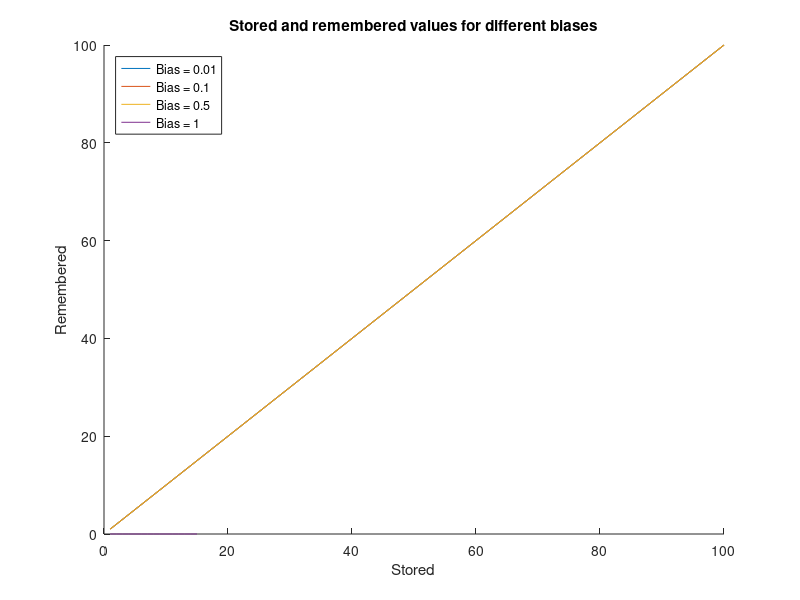

Reproduce this figure in MATLAB.
%% generate the data
clear all


%% testing

limit = 1000000;

noisebits = 0;

activity = 0.01;

bias = [0.01,0.1,0.5,1];

figure(1)
hold on
title('Stored and remembered values for different biases')
xlabel('Stored')
ylabel('Remembered')

for bia = bias
    disp("Bias: " + bia)
    
    p_train = [];
    p_test = [];
    p_test_true = [];
    
    w = zeros(100);
    
    nweights = 0;
    stop = 0;
    steps = 0;
    
    remembered = [];
    
    while stop < 15 && steps < 1000 && nweights < 1000
        steps = steps +1;
        
        %generating next loop
        p_new = zeros([1 100]);
        p_new(randperm(100,activity*100))=1;
        
        if steps == 1 || ~ismember(p_new,p_test_true,'rows')
            nweights = nweights + 1;
            p_test_true = [p_test_true; p_new];
        else
            continue
        end
        
        p_train = p_test_true;
        p_test = p_test_true;
        
        w = w + (p_new' - activity)*(p_new-activity);
        %w = w-diag(diag(w));
        
        [num_of_patterns, num_of_elements] = size(p_test);
        
        %noise
        %     pos = randi([1 1024],[nweights noisebits]);
        %     p_test(pos) = -p_test(pos);
        
        for p = 1:nweights
            converged = 0;
            epoch = 0;
            
            while converged == 0 && epoch<limit
                epoch = epoch + 1;
                %batch
                epoch = epoch + 1;
                update = 0.5 + 0.5*sign(w*p_test(p,:)' - bia)';
                check = (update == p_test(p,:));
                if sum(check)==numel(check)
                    converged = 1;
                else
                    p_test(p,:) = update;
                end
                
                %random unit
                %             unit = randi([1, num_of_elements]);
                %
                %             update = 0.5 + 0.5*(sign(w*p_test(p,:)') - 1)';
                %             p_test(p,unit) = update;
                %
                %             %checking
                %             update = sign(w*p_test(p,:)')';
                %             if sum(update == p_test(p,:))==1024
                %                 converged = 1;
                %             end
                %
            end
            
        end

        remembered(nweights) =sum(ismember(p_test,p_train,'rows'));
        
        if remembered(nweights) ==0
            stop = stop + 1;
        else
            stop = 0;
        end
        
    end
    
    plot(remembered)
    
end

legend('Bias = 0.01','Bias = 0.1','Bias = 0.5','Bias = 1','Location','northwest')

